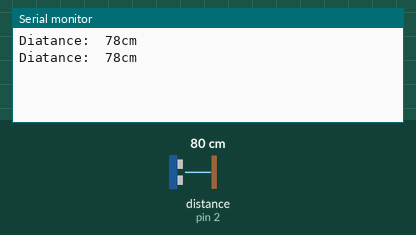
Bench run of a sketch on a simulated Arduino Uno, built with avr-gcc and run on an emulated ATmega328P. On the bench: the last lines printed to the serial monitor. Wiring (inferred from the names in the program): ultrasonic range finder: trigger pin 3; echo pin 2. Inputs (shaded band) come from the test bench; at power-on: distance to the obstacle (sensor on pin 2) 80 cm. The echo pulse lasts 58.3 µs per cm.

Above: at 1.8 s.
1.9 s: distance to the obstacle (sensor on pin 2) set to 2 cm
At 2.5 s:
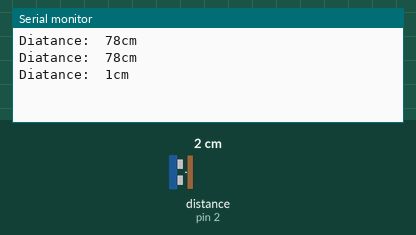
3.4 s: distance to the obstacle (sensor on pin 2) set to 4 cm
At 4.8 s:
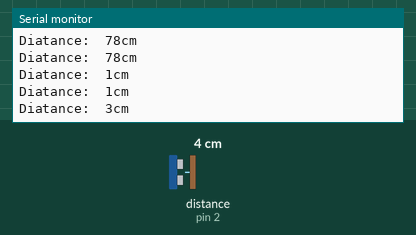
Timing chart, 0 to 6.4 s (numbered marks = the images above; inputs shaded):
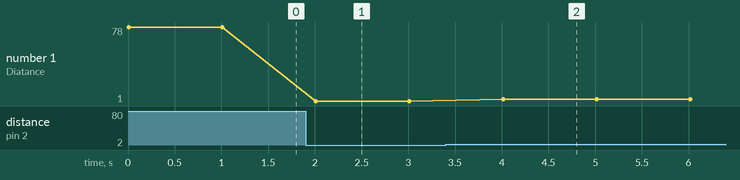

Measured:
- after the input at 1.9 s, the serial monitor: prints a new line after 0.11 s (image 1)
- after the input at 3.4 s, the serial monitor: prints a new line after 0.61 s (image 2)
- plotted number 1: 78 → 1 after the input at 1.9 s, 1 → 3 after the input at 3.4 s

The sketch:

code.ino
```cpp
  // MEASURING DISTANCE USING ULTRASONIC SENSOR

#define echoPin 2                           //connect echo pin of ultrasonic sensor to D2 pin of Arduino
#define trigPin 3                           //connect trigger pin of ultrasonic sensor to D3 pin of Arduino
int distance ,duration;                     //declare variables to hold duration and distance


void setup() {
 Serial.begin(9600);                         //set the baud rate of serial communication to 9600
 pinMode(trigPin,OUTPUT);                    //set trigPin as output pin of Arduino
 pinMode(echoPin,INPUT);                     //set echoPin as input pin of Arduino
}

void loop() {
 digitalWrite(trigPin,LOW);                  //generate square wave at trigger pin
 delayMicroseconds(2);
digitalWrite(trigPin,HIGH);
 delayMicroseconds(10);
 digitalWrite(trigPin,LOW);

 duration=pulseIn(echoPin,HIGH);              //calculating the distance of the obstacle
 distance=(duration*0.034/2);
 Serial.print("Diatance:  ");
 Serial.print(distance);
 Serial.println("cm");
 delay(1000);

 // OPEN THE SERIAL MONITOR TO VIEW THE DISTANCE
}
```
